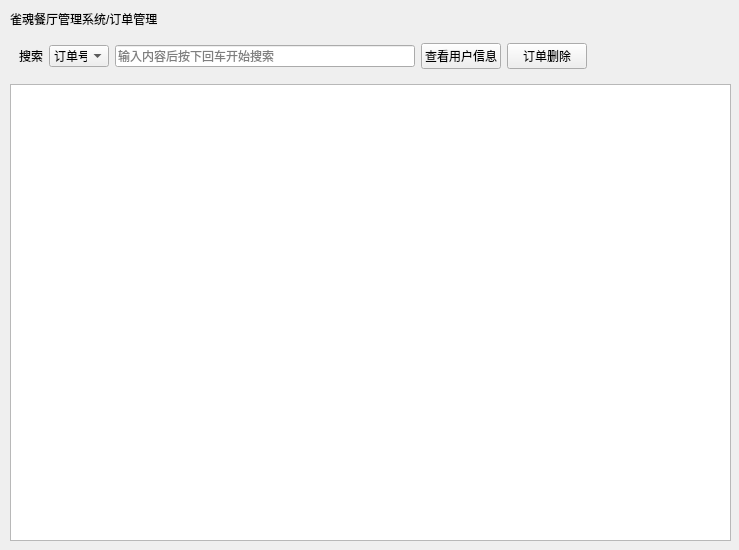
<?xml version="1.0" encoding="UTF-8"?>
<ui version="4.0">
 <class>Admin_OrderMgr</class>
 <widget class="QWidget" name="Admin_OrderMgr">
  <property name="geometry">
   <rect>
    <x>0</x>
    <y>0</y>
    <width>739</width>
    <height>550</height>
   </rect>
  </property>
  <property name="windowTitle">
   <string>Admin_OrderMgr</string>
  </property>
  <widget class="QWidget" name="layoutWidget">
   <property name="geometry">
    <rect>
     <x>10</x>
     <y>10</y>
     <width>721</width>
     <height>531</height>
    </rect>
   </property>
   <layout class="QGridLayout" name="gridLayout_2">
    <item row="1" column="0">
     <widget class="QWidget" name="widget" native="true">
      <layout class="QGridLayout" name="gridLayout">
       <item row="0" column="5">
        <widget class="QPushButton" name="btnDelete">
         <property name="text">
          <string>订单删除</string>
         </property>
        </widget>
       </item>
       <item row="0" column="0">
        <widget class="QLabel" name="label">
         <property name="text">
          <string>搜索</string>
         </property>
        </widget>
       </item>
       <item row="0" column="4">
        <widget class="QPushButton" name="btnUser">
         <property name="text">
          <string>查看用户信息</string>
         </property>
        </widget>
       </item>
       <item row="0" column="6">
        <spacer name="horizontalSpacer">
         <property name="orientation">
          <enum>Qt::Horizontal</enum>
         </property>
         <property name="sizeHint" stdset="0">
          <size>
           <width>268</width>
           <height>20</height>
          </size>
         </property>
        </spacer>
       </item>
       <item row="0" column="2">
        <widget class="QLineEdit" name="lineEdit">
         <property name="minimumSize">
          <size>
           <width>300</width>
           <height>0</height>
          </size>
         </property>
         <property name="placeholderText">
          <string>输入内容后按下回车开始搜索</string>
         </property>
        </widget>
       </item>
       <item row="0" column="1">
        <widget class="QComboBox" name="comboBox">
         <property name="maximumSize">
          <size>
           <width>60</width>
           <height>16777215</height>
          </size>
         </property>
         <item>
          <property name="text">
           <string>订单号</string>
          </property>
         </item>
         <item>
          <property name="text">
           <string>用户名</string>
          </property>
         </item>
         <item>
          <property name="text">
           <string>姓名</string>
          </property>
         </item>
         <item>
          <property name="text">
           <string>手机号</string>
          </property>
         </item>
        </widget>
       </item>
      </layout>
     </widget>
    </item>
    <item row="0" column="0">
     <widget class="QLabel" name="label_2">
      <property name="text">
       <string>雀魂餐厅管理系统/订单管理</string>
      </property>
     </widget>
    </item>
    <item row="2" column="0">
     <widget class="QTableView" name="tableView"/>
    </item>
   </layout>
  </widget>
 </widget>
 <resources/>
 <connections/>
</ui>
